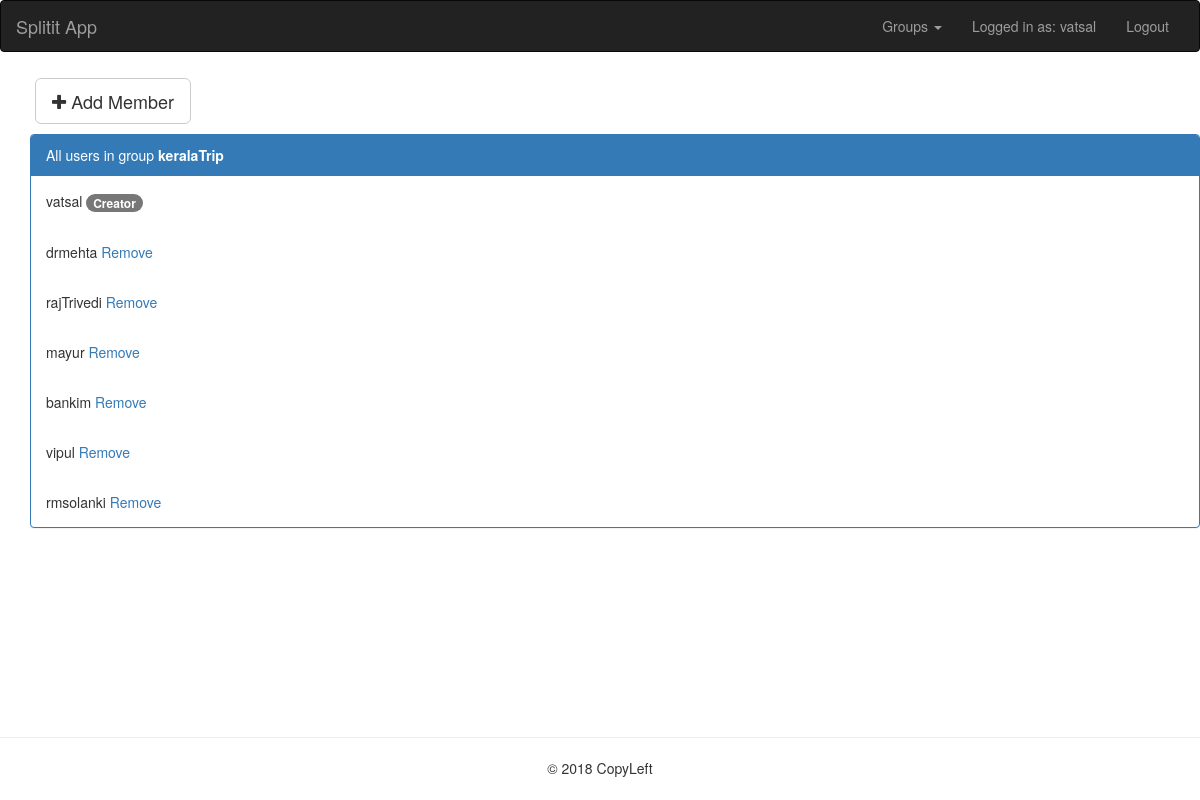
The page /splitit/mygroups/13/ (signed in) on the database its author committed.
### billsplit/models.py (models this page shows, shortened)
class Group(models.Model):
	groupName = models.CharField(max_length=100)
	creator = models.ForeignKey(User, on_delete=models.CASCADE)
	creationDate = models.DateTimeField('date created')
	members = models.IntegerField(default=1)

class GroupAllocation(models.Model):
	group = models.ForeignKey(Group, on_delete=models.CASCADE)
	user = models.ForeignKey(User, on_delete=models.CASCADE)
	joinDate = models.DateTimeField('date joined')

### billsplit/views.py (the view)
# urls.py: path('mygroups/<int:group_id>/',views.groupMembers),
def groupMembers(request, group_id):
	if request.user.is_authenticated==False:
		return redirect('/splitit/login')
	groupToGive = Group.objects.get(id=group_id)
	if groupToGive.creator == request.user:
		members = GroupAllocation.objects.all().filter(group=groupToGive)
		data = {"members": members, "grpname": groupToGive.groupName, "grpid": groupToGive.id}
		return render(request, 'splitit/groupmems.html' ,data)
	else:
		return HttpResponse('Not Authorized')

### billsplit/templates/splitit/groupmems.html (shortened to what this page needs)
{% extends "splitit/base.html" %}
{% block content %}
<div class="container">
	<div class="container">
		<div class="row">
			<div class="col-xl-12" style="margin-bottom: 10px;">
				<button type="button" class="btn btn-default btn-lg" data-toggle="modal" data-target="#myModal"><i class="fa fa-plus"></i> Add Member</button>
			</div>
		</div>
		<div class="row">
			<div class="col-xl-12">
				<div class="panel panel-primary" id="alluseringrpdiv">
					<div class="panel-heading">All users in group <strong>{{grpname}}</strong></div>
			      	{% for member in members %}
			      	{% if member.user == user %}
			      		<div class="panel-body" id="userPannel{{member.user.id}}">{{member.user.username}} <span class="badge">Creator</span></div>
			      	{% else %}
			      		<div class="panel-body" id="userPannel{{member.user.id}}">{{member.user.username}} <a href="#" onclick="removeUser({{grpid}}, {{member.user.id}}, '{{member.user.username}}')">Remove</a></div>
			      	{% endif %}
					{% endfor %}
			    </div>
			</div>
		</div>
	</div>
</div>
{% endblock %}

### billsplit/templates/splitit/base.html (shortened to what this page needs)
<!DOCTYPE html>
<html>
<head>
	{% load static %}
	<link rel="stylesheet" href="{% static 'splitit/css/styles.css' %}">
	<link rel="stylesheet" type="text/css" href="{% static 'splitit/css/bootstrap.min.css' %}">
	<link rel="stylesheet" href="{% static 'splitit/fonts/css/font-awesome.min.css' %}">
</head>
<body>
	{% include "splitit/includes/header.html" %}
	<div class="mainBody">
		<div class="container">
			<div class="row">
				<div class="col-xs-12">
				</div>
			</div>
		</div>
		{% block content %}
		{% endblock %}
	</div>
	<footer class="footer">
		<hr>
		<div class="container-fluid">
			<div class="row">
				<div class="col-xs-12" style="text-align: center;" >&copy; 2018 CopyLeft</div>
			</div>
		</div>
	</footer>
</body>
</html>

### billsplit/templates/splitit/includes/header.html (shortened to what this page needs)
<header>
	<nav class="navbar navbar-inverse">
	  <div class="container-fluid">
	    <div class="navbar-header">
	      <a class="navbar-brand" href="/">Splitit App</a>
	    </div>
	    <div class="collapse navbar-collapse" id="myNavbar">
	      {% if user.is_authenticated %}
	      <ul class="nav navbar-nav navbar-right">
	      	<li class="dropdown">
				<a class="dropdown-toggle" data-toggle="dropdown" href="#">Groups
				<span class="caret"></span></a>
			</li>
	      	<li><a href="#">Logged in as: {{user.get_username}}</a></li>
	        <li><a href="/splitit/logout">Logout</a></li>
	      </ul>
	      {% endif %}
	    </div>
	  </div>
	</nav>
</header>

### billsplit/static/splitit/css/styles.css (style rules this page uses)
.btn { margin: 5px; }

### billsplit/templates/splitit/base.html (style rules this page uses)
html, body { height: 100%; }
.mainBody { min-height: calc(100vh - 155px); }
footer { height: 60px; }

### rows shown on the page
Group: groupName "keralaTrip"
GroupAllocation: user.username "vatsal"
GroupAllocation: user.username "drmehta"
GroupAllocation: user.username "rajTrivedi"
GroupAllocation: user.username "mayur"
GroupAllocation: user.username "bankim"
GroupAllocation: user.username "vipul"
GroupAllocation: user.username "rmsolanki"

### other values the page prints
{{ user.get_username }} "vatsal"
